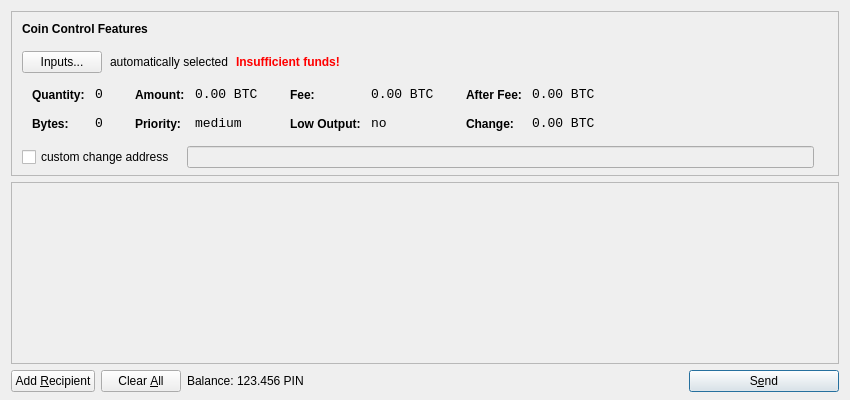
<?xml version="1.0" encoding="UTF-8"?>
<ui version="4.0">
 <class>SendCoinsDialog</class>
 <widget class="QDialog" name="SendCoinsDialog">
  <property name="geometry">
   <rect>
    <x>0</x>
    <y>0</y>
    <width>850</width>
    <height>400</height>
   </rect>
  </property>
  <property name="windowTitle">
   <string>Send Coins</string>
  </property>
  <layout class="QVBoxLayout" name="verticalLayout" stretch="0,1,0">
   <property name="bottomMargin">
    <number>8</number>
   </property>
   <item>
    <widget class="QFrame" name="frameCoinControl">
     <property name="sizePolicy">
      <sizepolicy hsizetype="Expanding" vsizetype="Expanding">
       <horstretch>0</horstretch>
       <verstretch>0</verstretch>
      </sizepolicy>
     </property>
     <property name="maximumSize">
      <size>
       <width>16777215</width>
       <height>16777215</height>
      </size>
     </property>
     <property name="frameShape">
      <enum>QFrame::StyledPanel</enum>
     </property>
     <property name="frameShadow">
      <enum>QFrame::Sunken</enum>
     </property>
     <layout class="QVBoxLayout" name="verticalLayoutCoinControl2">
      <property name="spacing">
       <number>-1</number>
      </property>
      <property name="leftMargin">
       <number>0</number>
      </property>
      <property name="topMargin">
       <number>0</number>
      </property>
      <property name="rightMargin">
       <number>0</number>
      </property>
      <property name="bottomMargin">
       <number>6</number>
      </property>
      <item>
       <layout class="QVBoxLayout" name="verticalLayoutCoinControl" stretch="0,0,0,0,1">
        <property name="spacing">
         <number>0</number>
        </property>
        <property name="leftMargin">
         <number>10</number>
        </property>
        <property name="topMargin">
         <number>10</number>
        </property>
        <item>
         <layout class="QHBoxLayout" name="horizontalLayoutCoinControl1">
          <property name="bottomMargin">
           <number>15</number>
          </property>
          <item>
           <widget class="QLabel" name="labelCoinControlFeatures">
            <property name="sizePolicy">
             <sizepolicy hsizetype="Preferred" vsizetype="Maximum">
              <horstretch>0</horstretch>
              <verstretch>0</verstretch>
             </sizepolicy>
            </property>
            <property name="font">
             <font>
              <weight>75</weight>
              <bold>true</bold>
             </font>
            </property>
            <property name="styleSheet">
             <string notr="true">font-weight:bold;</string>
            </property>
            <property name="text">
             <string>Coin Control Features</string>
            </property>
           </widget>
          </item>
         </layout>
        </item>
        <item>
         <layout class="QHBoxLayout" name="horizontalLayoutCoinControl2" stretch="0,0,0,0">
          <property name="spacing">
           <number>8</number>
          </property>
          <property name="bottomMargin">
           <number>10</number>
          </property>
          <item>
           <widget class="QPushButton" name="pushButtonCoinControl">
            <property name="styleSheet">
             <string notr="true"/>
            </property>
            <property name="text">
             <string>Inputs...</string>
            </property>
           </widget>
          </item>
          <item>
           <widget class="QLabel" name="labelCoinControlAutomaticallySelected">
            <property name="text">
             <string>automatically selected</string>
            </property>
            <property name="margin">
             <number>5</number>
            </property>
           </widget>
          </item>
          <item>
           <widget class="QLabel" name="labelCoinControlInsuffFunds">
            <property name="font">
             <font>
              <weight>75</weight>
              <bold>true</bold>
             </font>
            </property>
            <property name="styleSheet">
             <string notr="true">color:red;font-weight:bold;</string>
            </property>
            <property name="text">
             <string>Insufficient funds!</string>
            </property>
            <property name="margin">
             <number>5</number>
            </property>
           </widget>
          </item>
          <item>
           <spacer name="horizontalSpacerCoinControl">
            <property name="orientation">
             <enum>Qt::Horizontal</enum>
            </property>
            <property name="sizeHint" stdset="0">
             <size>
              <width>40</width>
              <height>1</height>
             </size>
            </property>
           </spacer>
          </item>
         </layout>
        </item>
        <item>
         <widget class="QWidget" name="widgetCoinControl" native="true">
          <property name="sizePolicy">
           <sizepolicy hsizetype="Preferred" vsizetype="Preferred">
            <horstretch>0</horstretch>
            <verstretch>0</verstretch>
           </sizepolicy>
          </property>
          <property name="minimumSize">
           <size>
            <width>0</width>
            <height>0</height>
           </size>
          </property>
          <property name="styleSheet">
           <string notr="true"/>
          </property>
          <layout class="QHBoxLayout" name="horizontalLayoutCoinControl5">
           <property name="margin">
            <number>0</number>
           </property>
           <item>
            <layout class="QHBoxLayout" name="horizontalLayoutCoinControl3" stretch="0,0,0,1">
             <property name="spacing">
              <number>20</number>
             </property>
             <property name="topMargin">
              <number>0</number>
             </property>
             <property name="bottomMargin">
              <number>10</number>
             </property>
             <item>
              <layout class="QFormLayout" name="formLayoutCoinControl1">
               <property name="horizontalSpacing">
                <number>10</number>
               </property>
               <property name="verticalSpacing">
                <number>14</number>
               </property>
               <property name="leftMargin">
                <number>10</number>
               </property>
               <property name="topMargin">
                <number>4</number>
               </property>
               <property name="rightMargin">
                <number>6</number>
               </property>
               <item row="0" column="0">
                <widget class="QLabel" name="labelCoinControlQuantityText">
                 <property name="styleSheet">
                  <string notr="true">font-weight:bold;</string>
                 </property>
                 <property name="text">
                  <string>Quantity:</string>
                 </property>
                 <property name="margin">
                  <number>0</number>
                 </property>
                </widget>
               </item>
               <item row="0" column="1">
                <widget class="QLabel" name="labelCoinControlQuantity">
                 <property name="font">
                  <font>
                   <family>Monospace</family>
                   <pointsize>10</pointsize>
                  </font>
                 </property>
                 <property name="cursor">
                  <cursorShape>IBeamCursor</cursorShape>
                 </property>
                 <property name="contextMenuPolicy">
                  <enum>Qt::ActionsContextMenu</enum>
                 </property>
                 <property name="text">
                  <string notr="true">0</string>
                 </property>
                 <property name="margin">
                  <number>0</number>
                 </property>
                 <property name="textInteractionFlags">
                  <set>Qt::LinksAccessibleByMouse|Qt::TextSelectableByKeyboard|Qt::TextSelectableByMouse</set>
                 </property>
                </widget>
               </item>
               <item row="1" column="0">
                <widget class="QLabel" name="labelCoinControlBytesText">
                 <property name="styleSheet">
                  <string notr="true">font-weight:bold;</string>
                 </property>
                 <property name="text">
                  <string>Bytes:</string>
                 </property>
                </widget>
               </item>
               <item row="1" column="1">
                <widget class="QLabel" name="labelCoinControlBytes">
                 <property name="font">
                  <font>
                   <family>Monospace</family>
                   <pointsize>10</pointsize>
                  </font>
                 </property>
                 <property name="cursor">
                  <cursorShape>IBeamCursor</cursorShape>
                 </property>
                 <property name="contextMenuPolicy">
                  <enum>Qt::ActionsContextMenu</enum>
                 </property>
                 <property name="text">
                  <string notr="true">0</string>
                 </property>
                 <property name="textInteractionFlags">
                  <set>Qt::LinksAccessibleByMouse|Qt::TextSelectableByKeyboard|Qt::TextSelectableByMouse</set>
                 </property>
                </widget>
               </item>
              </layout>
             </item>
             <item>
              <layout class="QFormLayout" name="formLayoutCoinControl2">
               <property name="horizontalSpacing">
                <number>10</number>
               </property>
               <property name="verticalSpacing">
                <number>14</number>
               </property>
               <property name="leftMargin">
                <number>6</number>
               </property>
               <property name="topMargin">
                <number>4</number>
               </property>
               <property name="rightMargin">
                <number>6</number>
               </property>
               <item row="0" column="0">
                <widget class="QLabel" name="labelCoinControlAmountText">
                 <property name="styleSheet">
                  <string notr="true">font-weight:bold;</string>
                 </property>
                 <property name="text">
                  <string>Amount:</string>
                 </property>
                 <property name="margin">
                  <number>0</number>
                 </property>
                </widget>
               </item>
               <item row="0" column="1">
                <widget class="QLabel" name="labelCoinControlAmount">
                 <property name="font">
                  <font>
                   <family>Monospace</family>
                   <pointsize>10</pointsize>
                  </font>
                 </property>
                 <property name="cursor">
                  <cursorShape>IBeamCursor</cursorShape>
                 </property>
                 <property name="contextMenuPolicy">
                  <enum>Qt::ActionsContextMenu</enum>
                 </property>
                 <property name="text">
                  <string notr="true">0.00 BTC</string>
                 </property>
                 <property name="textInteractionFlags">
                  <set>Qt::LinksAccessibleByMouse|Qt::TextSelectableByKeyboard|Qt::TextSelectableByMouse</set>
                 </property>
                </widget>
               </item>
               <item row="1" column="0">
                <widget class="QLabel" name="labelCoinControlPriorityText">
                 <property name="styleSheet">
                  <string notr="true">font-weight:bold;</string>
                 </property>
                 <property name="text">
                  <string>Priority:</string>
                 </property>
                </widget>
               </item>
               <item row="1" column="1">
                <widget class="QLabel" name="labelCoinControlPriority">
                 <property name="font">
                  <font>
                   <family>Monospace</family>
                   <pointsize>10</pointsize>
                  </font>
                 </property>
                 <property name="cursor">
                  <cursorShape>IBeamCursor</cursorShape>
                 </property>
                 <property name="contextMenuPolicy">
                  <enum>Qt::ActionsContextMenu</enum>
                 </property>
                 <property name="text">
                  <string>medium</string>
                 </property>
                 <property name="textInteractionFlags">
                  <set>Qt::LinksAccessibleByMouse|Qt::TextSelectableByKeyboard|Qt::TextSelectableByMouse</set>
                 </property>
                </widget>
               </item>
              </layout>
             </item>
             <item>
              <layout class="QFormLayout" name="formLayoutCoinControl3">
               <property name="horizontalSpacing">
                <number>10</number>
               </property>
               <property name="verticalSpacing">
                <number>14</number>
               </property>
               <property name="leftMargin">
                <number>6</number>
               </property>
               <property name="topMargin">
                <number>4</number>
               </property>
               <property name="rightMargin">
                <number>6</number>
               </property>
               <item row="0" column="0">
                <widget class="QLabel" name="labelCoinControlFeeText">
                 <property name="styleSheet">
                  <string notr="true">font-weight:bold;</string>
                 </property>
                 <property name="text">
                  <string>Fee:</string>
                 </property>
                 <property name="margin">
                  <number>0</number>
                 </property>
                </widget>
               </item>
               <item row="0" column="1">
                <widget class="QLabel" name="labelCoinControlFee">
                 <property name="font">
                  <font>
                   <family>Monospace</family>
                   <pointsize>10</pointsize>
                  </font>
                 </property>
                 <property name="cursor">
                  <cursorShape>IBeamCursor</cursorShape>
                 </property>
                 <property name="contextMenuPolicy">
                  <enum>Qt::ActionsContextMenu</enum>
                 </property>
                 <property name="text">
                  <string notr="true">0.00 BTC</string>
                 </property>
                 <property name="textInteractionFlags">
                  <set>Qt::LinksAccessibleByMouse|Qt::TextSelectableByKeyboard|Qt::TextSelectableByMouse</set>
                 </property>
                </widget>
               </item>
               <item row="1" column="0">
                <widget class="QLabel" name="labelCoinControlLowOutputText">
                 <property name="styleSheet">
                  <string notr="true">font-weight:bold;</string>
                 </property>
                 <property name="text">
                  <string>Low Output:</string>
                 </property>
                </widget>
               </item>
               <item row="1" column="1">
                <widget class="QLabel" name="labelCoinControlLowOutput">
                 <property name="font">
                  <font>
                   <family>Monospace</family>
                   <pointsize>10</pointsize>
                  </font>
                 </property>
                 <property name="cursor">
                  <cursorShape>IBeamCursor</cursorShape>
                 </property>
                 <property name="contextMenuPolicy">
                  <enum>Qt::ActionsContextMenu</enum>
                 </property>
                 <property name="text">
                  <string>no</string>
                 </property>
                 <property name="textInteractionFlags">
                  <set>Qt::LinksAccessibleByMouse|Qt::TextSelectableByKeyboard|Qt::TextSelectableByMouse</set>
                 </property>
                </widget>
               </item>
              </layout>
             </item>
             <item>
              <layout class="QFormLayout" name="formLayoutCoinControl4">
               <property name="horizontalSpacing">
                <number>10</number>
               </property>
               <property name="verticalSpacing">
                <number>14</number>
               </property>
               <property name="leftMargin">
                <number>6</number>
               </property>
               <property name="topMargin">
                <number>4</number>
               </property>
               <property name="rightMargin">
                <number>6</number>
               </property>
               <item row="0" column="0">
                <widget class="QLabel" name="labelCoinControlAfterFeeText">
                 <property name="styleSheet">
                  <string notr="true">font-weight:bold;</string>
                 </property>
                 <property name="text">
                  <string>After Fee:</string>
                 </property>
                 <property name="margin">
                  <number>0</number>
                 </property>
                </widget>
               </item>
               <item row="0" column="1">
                <widget class="QLabel" name="labelCoinControlAfterFee">
                 <property name="font">
                  <font>
                   <family>Monospace</family>
                   <pointsize>10</pointsize>
                  </font>
                 </property>
                 <property name="cursor">
                  <cursorShape>IBeamCursor</cursorShape>
                 </property>
                 <property name="contextMenuPolicy">
                  <enum>Qt::ActionsContextMenu</enum>
                 </property>
                 <property name="text">
                  <string notr="true">0.00 BTC</string>
                 </property>
                 <property name="textInteractionFlags">
                  <set>Qt::LinksAccessibleByMouse|Qt::TextSelectableByKeyboard|Qt::TextSelectableByMouse</set>
                 </property>
                </widget>
               </item>
               <item row="1" column="0">
                <widget class="QLabel" name="labelCoinControlChangeText">
                 <property name="styleSheet">
                  <string notr="true">font-weight:bold;</string>
                 </property>
                 <property name="text">
                  <string>Change:</string>
                 </property>
                </widget>
               </item>
               <item row="1" column="1">
                <widget class="QLabel" name="labelCoinControlChange">
                 <property name="font">
                  <font>
                   <family>Monospace</family>
                   <pointsize>10</pointsize>
                  </font>
                 </property>
                 <property name="cursor">
                  <cursorShape>IBeamCursor</cursorShape>
                 </property>
                 <property name="contextMenuPolicy">
                  <enum>Qt::ActionsContextMenu</enum>
                 </property>
                 <property name="text">
                  <string notr="true">0.00 BTC</string>
                 </property>
                 <property name="textInteractionFlags">
                  <set>Qt::LinksAccessibleByMouse|Qt::TextSelectableByKeyboard|Qt::TextSelectableByMouse</set>
                 </property>
                </widget>
               </item>
              </layout>
             </item>
            </layout>
           </item>
          </layout>
         </widget>
        </item>
        <item>
         <layout class="QHBoxLayout" name="horizontalLayoutCoinControl4" stretch="0,0,0">
          <property name="spacing">
           <number>12</number>
          </property>
          <property name="sizeConstraint">
           <enum>QLayout::SetDefaultConstraint</enum>
          </property>
          <property name="topMargin">
           <number>5</number>
          </property>
          <property name="rightMargin">
           <number>5</number>
          </property>
          <item>
           <widget class="QCheckBox" name="checkBoxCoinControlChange">
            <property name="text">
             <string>custom change address</string>
            </property>
           </widget>
          </item>
          <item>
           <widget class="QLineEdit" name="lineEditCoinControlChange">
            <property name="enabled">
             <bool>false</bool>
            </property>
            <property name="sizePolicy">
             <sizepolicy hsizetype="Expanding" vsizetype="Fixed">
              <horstretch>0</horstretch>
              <verstretch>0</verstretch>
             </sizepolicy>
            </property>
           </widget>
          </item>
          <item>
           <widget class="QLabel" name="labelCoinControlChangeLabel">
            <property name="sizePolicy">
             <sizepolicy hsizetype="Preferred" vsizetype="Expanding">
              <horstretch>0</horstretch>
              <verstretch>0</verstretch>
             </sizepolicy>
            </property>
            <property name="minimumSize">
             <size>
              <width>0</width>
              <height>0</height>
             </size>
            </property>
            <property name="text">
             <string/>
            </property>
            <property name="margin">
             <number>3</number>
            </property>
           </widget>
          </item>
         </layout>
        </item>
        <item>
         <spacer name="verticalSpacerCoinControl">
          <property name="orientation">
           <enum>Qt::Vertical</enum>
          </property>
          <property name="sizeHint" stdset="0">
           <size>
            <width>800</width>
            <height>1</height>
           </size>
          </property>
         </spacer>
        </item>
       </layout>
      </item>
     </layout>
    </widget>
   </item>
   <item>
    <widget class="QScrollArea" name="scrollArea">
     <property name="widgetResizable">
      <bool>true</bool>
     </property>
     <widget class="QWidget" name="scrollAreaWidgetContents">
      <property name="geometry">
       <rect>
        <x>0</x>
        <y>0</y>
        <width>830</width>
        <height>165</height>
       </rect>
      </property>
      <layout class="QVBoxLayout" name="verticalLayout_2">
       <property name="margin">
        <number>0</number>
       </property>
       <item>
        <layout class="QVBoxLayout" name="entries">
         <property name="spacing">
          <number>6</number>
         </property>
        </layout>
       </item>
       <item>
        <spacer name="verticalSpacer">
         <property name="orientation">
          <enum>Qt::Vertical</enum>
         </property>
         <property name="sizeHint" stdset="0">
          <size>
           <width>20</width>
           <height>40</height>
          </size>
         </property>
        </spacer>
       </item>
      </layout>
     </widget>
    </widget>
   </item>
   <item>
    <layout class="QHBoxLayout" name="horizontalLayout">
     <item>
      <widget class="QPushButton" name="addButton">
       <property name="toolTip">
        <string>Send to multiple recipients at once</string>
       </property>
       <property name="text">
        <string>Add &amp;Recipient</string>
       </property>
       <property name="icon">
        <iconset resource="../bitcoin.qrc">
         <normaloff>:/icons/add</normaloff>:/icons/add</iconset>
       </property>
       <property name="autoDefault">
        <bool>false</bool>
       </property>
      </widget>
     </item>
     <item>
      <widget class="QPushButton" name="clearButton">
       <property name="sizePolicy">
        <sizepolicy hsizetype="Minimum" vsizetype="Fixed">
         <horstretch>0</horstretch>
         <verstretch>0</verstretch>
        </sizepolicy>
       </property>
       <property name="toolTip">
        <string>Remove all transaction fields</string>
       </property>
       <property name="text">
        <string>Clear &amp;All</string>
       </property>
       <property name="icon">
        <iconset resource="../bitcoin.qrc">
         <normaloff>:/icons/remove</normaloff>:/icons/remove</iconset>
       </property>
       <property name="autoRepeatDelay">
        <number>300</number>
       </property>
       <property name="autoDefault">
        <bool>false</bool>
       </property>
      </widget>
     </item>
     <item>
      <layout class="QHBoxLayout" name="horizontalLayout_2">
       <property name="spacing">
        <number>3</number>
       </property>
       <item>
        <widget class="QLabel" name="label">
         <property name="text">
          <string>Balance:</string>
         </property>
        </widget>
       </item>
       <item>
        <widget class="QLabel" name="labelBalance">
         <property name="cursor">
          <cursorShape>IBeamCursor</cursorShape>
         </property>
         <property name="text">
          <string>123.456 PIN</string>
         </property>
         <property name="textInteractionFlags">
          <set>Qt::LinksAccessibleByMouse|Qt::TextSelectableByKeyboard|Qt::TextSelectableByMouse</set>
         </property>
        </widget>
       </item>
      </layout>
     </item>
     <item>
      <spacer name="horizontalSpacer">
       <property name="orientation">
        <enum>Qt::Horizontal</enum>
       </property>
       <property name="sizeHint" stdset="0">
        <size>
         <width>40</width>
         <height>20</height>
        </size>
       </property>
      </spacer>
     </item>
     <item>
      <widget class="QPushButton" name="sendButton">
       <property name="minimumSize">
        <size>
         <width>150</width>
         <height>0</height>
        </size>
       </property>
       <property name="toolTip">
        <string>Confirm the send action</string>
       </property>
       <property name="text">
        <string>S&amp;end</string>
       </property>
       <property name="icon">
        <iconset resource="../bitcoin.qrc">
         <normaloff>:/icons/send</normaloff>:/icons/send</iconset>
       </property>
       <property name="default">
        <bool>true</bool>
       </property>
      </widget>
     </item>
    </layout>
   </item>
  </layout>
 </widget>
 <resources>
  <include location="../bitcoin.qrc"/>
 </resources>
 <connections/>
</ui>
